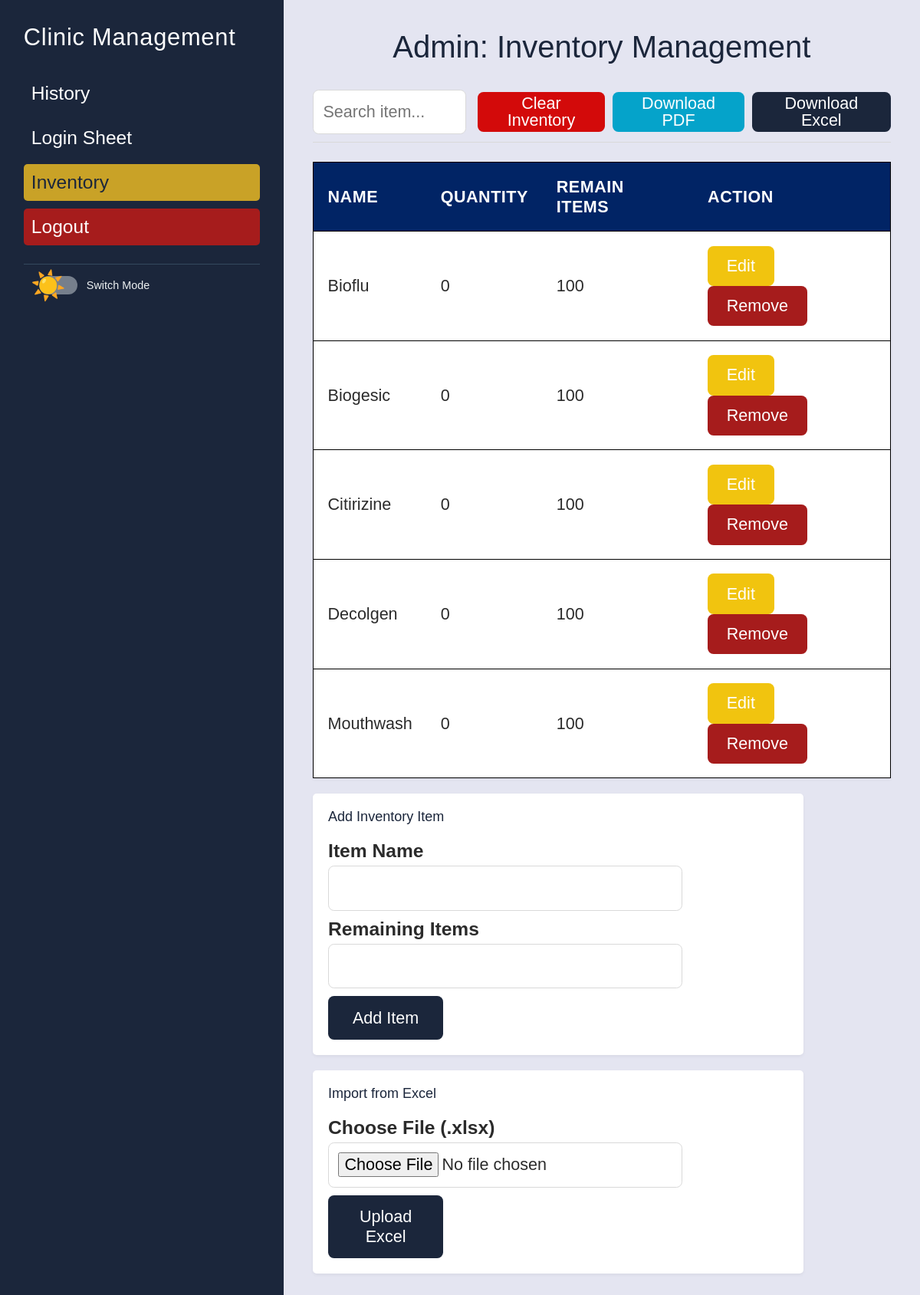
Screenshot of /admin_inventory.php (signed in) with the database file from the repository.
### tables this page shows
CREATE TABLE `inventory` (
  `id` int(11) NOT NULL,
  `name` varchar(255) DEFAULT NULL,
  `quantity` int(11) DEFAULT 0,
  `remaining_items` int(11) DEFAULT 0
);

### admin_inventory.php (the view, shortened to what this page needs)
<?php
$host = 'localhost';
$dbname = 'clinic_db';
$username = 'root';
$password = '';
try {
    $pdo = new PDO("mysql:host=$host;dbname=$dbname;charset=utf8", $username, $password);
    $pdo->setAttribute(PDO::ATTR_ERRMODE, PDO::ERRMODE_EXCEPTION);
} catch (PDOException $e) {
    error_log("Database error: " . $e->getMessage());
    die("An error occurred. Please try again later.");
}
$page = isset($_GET['page']) ? max(1, (int) $_GET['page']) : 1;
$itemsPerPage = 5;
$offset = ($page - 1) * $itemsPerPage;
$searchTerm = "%" . (isset($_GET['search']) ? $_GET['search'] : "") . "%";
$stmt = $pdo->prepare("SELECT id, name, quantity, remaining_items FROM inventory WHERE name LIKE ? ORDER BY name ASC LIMIT ? OFFSET ?");
$stmt->bindValue(1, $searchTerm, PDO::PARAM_STR);
$stmt->bindValue(2, $itemsPerPage, PDO::PARAM_INT);
$stmt->bindValue(3, $offset, PDO::PARAM_INT);
$stmt->execute();
$inventory = $stmt->fetchAll(PDO::FETCH_ASSOC);
?>
<!DOCTYPE html>
<html lang="en">
<head>
    <link rel="stylesheet" href="style.css">
</head>
<body>
    <div class="dashboard-container">
        <div class="sidebar">
            <h2>Clinic Management</h2>
            <ul class="menu">
                <li><a href="admin_history.php">History</a></li>
                <li><a href="admin_loginsheet.php">Login Sheet</a></li>
                <li><a href="admin_inventory.php" class="active">Inventory</a></li>
                <li><a href="logout.php" class="logout">Logout</a></li>
            </ul>
            <div class="theme-switch-wrapper">
                <label class="theme-switch" for="checkbox">
                    <div class="slider round"></div>
                </label>
                <em>Switch Mode</em>
            </div>
        </div>
        <div class="main-content">
            <h1>Admin: Inventory Management</h1>
            <div class="header-actions">
                <div class="search-bar">
                    <form method="GET" action="admin_inventory.php">
                        <input type="text" name="search" placeholder="Search item..."
                            value="<?= isset($_GET['search']) ? htmlspecialchars($_GET['search']) : '' ?>">
                    </form>
                </div>
                <div class="table-actions">
                    <form id="clear-table-form" method="POST" action="admin_inventory.php" style="display: inline;">
                        <button type="submit" class="clear-btn">Clear Inventory</button>
                    </form>
                    <button id="download-inventory-pdf" class="download-pdf-btn">Download PDF</button>
                    <button id="download-inventory-excel" class="download-excel-btn"
                        onclick="window.location.href='export_inventory_excel.php'">Download Excel</button>
                </div>
            </div>
            <table id="table-inventory">
                <thead>
                    <tr>
                        <th>Name</th>
                        <th>Quantity</th>
                        <th>Remain Items</th>
                        <th>Action</th>
                    </tr>
                </thead>
                <tbody>
                    <?php if (empty($inventory)): ?>
                        <tr>
                            <td colspan="4" style="text-align: center; padding: 20px;">No items available.</td>
                        </tr>
                    <?php else: ?>
                        <?php foreach ($inventory as $item): ?>
                            <tr>
                                <td><?= htmlspecialchars($item['name']) ?></td>
                                <td><?= $item['quantity'] ?></td>
                                <td><?= $item['remaining_items'] ?></td>
                                <td>
                                    <button class="action-btn edit-btn"
                                        onclick="populateEditForm(<?= htmlspecialchars(json_encode($item), ENT_QUOTES, 'UTF-8') ?>)">Edit</button>
                                    <form class="remove-form" method="POST" action="admin_inventory.php"
                                        style="display: inline;">
                                        <button type="submit" class="action-btn remove-btn">Remove</button>
                                    </form>
                                </td>
                            </tr>
                        <?php endforeach; ?>
                    <?php endif; ?>
                </tbody>
            </table>
            <div class="inventory-form">
                <h3 id="form-title">Add Inventory Item</h3>
                <form id="add-item-form" action="admin_inventory.php" method="POST"
                    onsubmit="return validateAddItemForm()">
                    <label for="item-name">Item Name</label>
                    <input type="text" id="item-name" name="item-name" required>
                    <label for="remaining-items">Remaining Items</label>
                    <input type="number" id="remaining-items" name="remaining-items" min="0" required>
                    <button type="submit" id="form-submit-btn" name="add_item" class="btn btn-primary w-100">Add
                        Item</button>
                </form>
            </div>
            <div class="excel-import">
                <h3>Import from Excel</h3>
                <form method="POST" enctype="multipart/form-data" action="admin_inventory.php">
                    <label for="excel-file">Choose File (.xlsx)</label>
                    <input type="file" name="excel-file" id="excel-file" accept=".xlsx" required>
                    <button type="submit" class="btn btn-primary w-100">Upload Excel</button>
                </form>
            </div>
        </div>
    </div>
</body>
</html>

### style.css (style rules this page uses)
body { margin: 0; padding: 0; font-family: "Source Sans Pro", sans-serif; background: #f8f9fa; color: #2b2b2b; font-size: 24.6px; }
.dashboard-container { display: flex; min-height: 100vh; }
.sidebar { width: 308px; background: #1b263b; color: #fff; padding: 30.8px; flex-shrink: 0; }
.sidebar h2 { margin: 0 0 30.8px; font-size: 30.8px; font-weight: normal; letter-spacing: 0.77px; }
.menu { list-style: none; padding: 0; }
.menu li { margin-bottom: 10px; }
.menu a { color: #fff; text-decoration: none; display: block; padding: 10px; border-radius: 5px; transition: background 0.3s ease, color 0.3s ease; }
.menu a.active { background: #c9a227; color: #1b263b; }
.menu a.logout { background: #a61c1c; }
.main-content { flex: 1; padding: 38.5px; background: #e4e5f1; overflow-y: auto; }
.main-content h1 { margin: 0 0 23.1px; font-size: 40.04px; text-align: center; font-weight: normal; color: #1b263b; }
.btn { grid-column: span 2; width: 150px; padding: 10px; background: #1b263b; color: #fff; border: none; border-radius: 3px; cursor: pointer; font-size: 14px; transition: background 0.3s ease; }
.header-actions { display: flex; align-items: center; margin-bottom: 25px; flex-wrap: nowrap; gap: 15px; padding: 10px 0; border-bottom: 1px solid #d9d9d9; }
.search-bar { flex: 1; max-width: none; min-width: 200px; }
.search-bar input { width: 100%; height: 58.52px; padding: 12.32px; border: 1.54px solid #d9d9d9; border-radius: 7.7px; box-sizing: border-box; font-size: 21.56px; }
.table-actions { display: flex; align-items: center; gap: 10px; flex-wrap: nowrap; margin-left: auto; }
.table-actions button { height: 52.36px; padding: 0 24.64px; border: none; border-radius: 7.7px; cursor: pointer; box-sizing: border-box; font-size: 21.56px; font-family: "Source Sans Pro", sans-serif; transition: background-color 0.3s ease, transform 0.1s ease; display: inline-flex; align-items: center; justify-content: center; line-height: 1; vertical-align: middle; }
.clear-btn { background: #d30a0a; color: #fff; }
.download-pdf-btn { background: #05a3ca; color: #fff; }
.table-actions button:nth-child(3) { background: #1b263b; color: #fff; }
table { width: 100%; border-collapse: collapse; background: #fff; box-shadow: 0 2px 4px rgba(0, 0, 0, 0.05); min-height: 100px; table-layout: auto; border: 1px solid #000000; }
table th, table td { padding: 18.48px; text-align: left; border-bottom: 1.54px solid #000000; font-size: 21.56px; color: #2b2b2b; }
table th { background: #012465; color: #fff; font-weight: 600; text-transform: uppercase; letter-spacing: 0.5px; }
.inventory-form, .excel-import { margin-top: 20px; background: #fff; padding: 20px; border-radius: 5px; box-shadow: 0 2px 4px rgba(0, 0, 0, 0.05); max-width: 600px; }
.inventory-form h3, .excel-import h3 { margin: 0 0 20px; font-size: 18px; font-weight: normal; color: #1b263b; }
.inventory-form label, .excel-import label { display: block; margin: 10px 0 5px; font-weight: 600; color: #2b2b2b; }
.inventory-form input, .inventory-form select, .excel-import input[type="file"] { width: 100%; max-width: 300px; padding: 8px; border: 1px solid #d9d9d9; border-radius: 5px; box-sizing: border-box; display: block; font-size: 14px; }
.remove-btn { background: #a61c1c; color: #fff; border: none; border-radius: 5px; padding: 5px 10px; cursor: pointer; transition: background 0.3s ease; height: 52.36px; padding: 0 24.64px; border: none; border-radius: 7.7px; cursor: pointer; box-sizing: border-box; font-size: 21.56px; }

### rows the page displays
inventory: name "Bioflu", quantity "0", remaining_items "100"
inventory: name "Biogesic", quantity "0", remaining_items "100"
inventory: name "Citirizine", quantity "0", remaining_items "100"
inventory: name "Decolgen", quantity "0", remaining_items "100"
inventory: name "Mouthwash", quantity "0", remaining_items "100"
